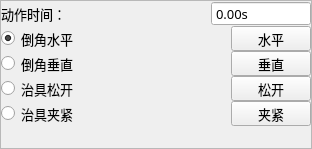
<?xml version="1.0" encoding="UTF-8"?>
<ui version="4.0">
 <class>FormBtnPro</class>
 <widget class="QWidget" name="FormBtnPro">
  <property name="geometry">
   <rect>
    <x>0</x>
    <y>0</y>
    <width>312</width>
    <height>149</height>
   </rect>
  </property>
  <property name="minimumSize">
   <size>
    <width>312</width>
    <height>149</height>
   </size>
  </property>
  <property name="maximumSize">
   <size>
    <width>624</width>
    <height>318</height>
   </size>
  </property>
  <property name="font">
   <font>
    <family>微软雅黑</family>
    <pointsize>10</pointsize>
    <weight>50</weight>
    <italic>false</italic>
    <bold>false</bold>
   </font>
  </property>
  <property name="windowTitle">
   <string notr="true">正臂动作</string>
  </property>
  <property name="toolTip">
   <string notr="true"/>
  </property>
  <property name="statusTip">
   <string notr="true"/>
  </property>
  <property name="whatsThis">
   <string notr="true"/>
  </property>
  <property name="accessibleName">
   <string notr="true"/>
  </property>
  <property name="accessibleDescription">
   <string notr="true"/>
  </property>
  <property name="styleSheet">
   <string notr="true"/>
  </property>
  <property name="windowFilePath">
   <string notr="true"/>
  </property>
  <layout class="QVBoxLayout" name="verticalLayout">
   <property name="spacing">
    <number>0</number>
   </property>
   <property name="margin">
    <number>0</number>
   </property>
   <item>
    <widget class="QFrame" name="frameBtnPro">
     <property name="font">
      <font>
       <family>微软雅黑</family>
       <pointsize>10</pointsize>
       <weight>50</weight>
       <italic>false</italic>
       <bold>false</bold>
      </font>
     </property>
     <property name="styleSheet">
      <string notr="true"/>
     </property>
     <property name="frameShape">
      <enum>QFrame::StyledPanel</enum>
     </property>
     <property name="frameShadow">
      <enum>QFrame::Plain</enum>
     </property>
     <property name="IsMainArea" stdset="0">
      <bool>true</bool>
     </property>
     <layout class="QGridLayout" name="gridLayout">
      <property name="margin">
       <number>0</number>
      </property>
      <property name="spacing">
       <number>0</number>
      </property>
      <item row="0" column="0">
       <layout class="QHBoxLayout" name="horizontalLayout_5">
        <item>
         <widget class="QLabel" name="labelTime">
          <property name="sizePolicy">
           <sizepolicy hsizetype="Expanding" vsizetype="Fixed">
            <horstretch>0</horstretch>
            <verstretch>0</verstretch>
           </sizepolicy>
          </property>
          <property name="minimumSize">
           <size>
            <width>150</width>
            <height>25</height>
           </size>
          </property>
          <property name="maximumSize">
           <size>
            <width>16777215</width>
            <height>50</height>
           </size>
          </property>
          <property name="font">
           <font>
            <family>微软雅黑</family>
            <pointsize>10</pointsize>
            <weight>50</weight>
            <italic>false</italic>
            <bold>false</bold>
           </font>
          </property>
          <property name="text">
           <string>动作时间：</string>
          </property>
         </widget>
        </item>
        <item>
         <widget class="xDoubleSpinBox" name="BoxDelay">
          <property name="enabled">
           <bool>true</bool>
          </property>
          <property name="sizePolicy">
           <sizepolicy hsizetype="Fixed" vsizetype="Fixed">
            <horstretch>0</horstretch>
            <verstretch>0</verstretch>
           </sizepolicy>
          </property>
          <property name="minimumSize">
           <size>
            <width>100</width>
            <height>25</height>
           </size>
          </property>
          <property name="maximumSize">
           <size>
            <width>200</width>
            <height>50</height>
           </size>
          </property>
          <property name="font">
           <font>
            <family>微软雅黑</family>
            <pointsize>10</pointsize>
            <weight>50</weight>
            <italic>false</italic>
            <bold>false</bold>
           </font>
          </property>
          <property name="focusPolicy">
           <enum>Qt::ClickFocus</enum>
          </property>
          <property name="alignment">
           <set>Qt::AlignLeading|Qt::AlignLeft|Qt::AlignVCenter</set>
          </property>
          <property name="buttonSymbols">
           <enum>QAbstractSpinBox::NoButtons</enum>
          </property>
          <property name="specialValueText">
           <string notr="true"/>
          </property>
          <property name="keyboardTracking">
           <bool>false</bool>
          </property>
          <property name="prefix">
           <string notr="true"/>
          </property>
          <property name="suffix">
           <string notr="true">s</string>
          </property>
          <property name="decimals">
           <number>2</number>
          </property>
          <property name="maximum">
           <double>600.000000000000000</double>
          </property>
          <property name="singleStep">
           <double>0.100000000000000</double>
          </property>
          <property name="HasBtn" stdset="0">
           <bool>true</bool>
          </property>
         </widget>
        </item>
       </layout>
      </item>
      <item row="1" column="0">
       <layout class="QHBoxLayout" name="horizontalLayout">
        <item>
         <widget class="xRadioButton" name="radioButton_hor">
          <property name="sizePolicy">
           <sizepolicy hsizetype="Expanding" vsizetype="Fixed">
            <horstretch>0</horstretch>
            <verstretch>0</verstretch>
           </sizepolicy>
          </property>
          <property name="minimumSize">
           <size>
            <width>150</width>
            <height>25</height>
           </size>
          </property>
          <property name="maximumSize">
           <size>
            <width>16777215</width>
            <height>50</height>
           </size>
          </property>
          <property name="font">
           <font>
            <family>微软雅黑</family>
            <pointsize>10</pointsize>
            <weight>50</weight>
            <italic>false</italic>
            <bold>false</bold>
           </font>
          </property>
          <property name="focusPolicy">
           <enum>Qt::NoFocus</enum>
          </property>
          <property name="text">
           <string>倒角水平</string>
          </property>
          <property name="iconSize">
           <size>
            <width>32</width>
            <height>32</height>
           </size>
          </property>
          <property name="checked">
           <bool>true</bool>
          </property>
         </widget>
        </item>
        <item>
         <widget class="xPushButton" name="BtnHor">
          <property name="minimumSize">
           <size>
            <width>75</width>
            <height>25</height>
           </size>
          </property>
          <property name="maximumSize">
           <size>
            <width>150</width>
            <height>50</height>
           </size>
          </property>
          <property name="font">
           <font>
            <family>微软雅黑</family>
            <pointsize>10</pointsize>
            <weight>50</weight>
            <italic>false</italic>
            <bold>false</bold>
           </font>
          </property>
          <property name="focusPolicy">
           <enum>Qt::NoFocus</enum>
          </property>
          <property name="layoutDirection">
           <enum>Qt::RightToLeft</enum>
          </property>
          <property name="text">
           <string>水平</string>
          </property>
         </widget>
        </item>
       </layout>
      </item>
      <item row="2" column="0">
       <layout class="QHBoxLayout" name="horizontalLayout_2">
        <item>
         <widget class="xRadioButton" name="radioButton_ver">
          <property name="sizePolicy">
           <sizepolicy hsizetype="Expanding" vsizetype="Fixed">
            <horstretch>0</horstretch>
            <verstretch>0</verstretch>
           </sizepolicy>
          </property>
          <property name="minimumSize">
           <size>
            <width>150</width>
            <height>25</height>
           </size>
          </property>
          <property name="maximumSize">
           <size>
            <width>16777215</width>
            <height>50</height>
           </size>
          </property>
          <property name="font">
           <font>
            <family>微软雅黑</family>
            <pointsize>10</pointsize>
            <weight>50</weight>
            <italic>false</italic>
            <bold>false</bold>
           </font>
          </property>
          <property name="focusPolicy">
           <enum>Qt::NoFocus</enum>
          </property>
          <property name="text">
           <string>倒角垂直</string>
          </property>
          <property name="iconSize">
           <size>
            <width>32</width>
            <height>32</height>
           </size>
          </property>
         </widget>
        </item>
        <item>
         <widget class="xPushButton" name="BtnVer">
          <property name="minimumSize">
           <size>
            <width>75</width>
            <height>25</height>
           </size>
          </property>
          <property name="maximumSize">
           <size>
            <width>150</width>
            <height>50</height>
           </size>
          </property>
          <property name="font">
           <font>
            <family>微软雅黑</family>
            <pointsize>10</pointsize>
            <weight>50</weight>
            <italic>false</italic>
            <bold>false</bold>
           </font>
          </property>
          <property name="focusPolicy">
           <enum>Qt::NoFocus</enum>
          </property>
          <property name="layoutDirection">
           <enum>Qt::RightToLeft</enum>
          </property>
          <property name="text">
           <string>垂直</string>
          </property>
         </widget>
        </item>
       </layout>
      </item>
      <item row="3" column="0">
       <layout class="QHBoxLayout" name="horizontalLayout_3">
        <item>
         <widget class="xRadioButton" name="radioButton_jig_r">
          <property name="sizePolicy">
           <sizepolicy hsizetype="Expanding" vsizetype="Fixed">
            <horstretch>0</horstretch>
            <verstretch>0</verstretch>
           </sizepolicy>
          </property>
          <property name="minimumSize">
           <size>
            <width>150</width>
            <height>25</height>
           </size>
          </property>
          <property name="maximumSize">
           <size>
            <width>16777215</width>
            <height>50</height>
           </size>
          </property>
          <property name="font">
           <font>
            <family>微软雅黑</family>
            <pointsize>10</pointsize>
            <weight>50</weight>
            <italic>false</italic>
            <bold>false</bold>
           </font>
          </property>
          <property name="focusPolicy">
           <enum>Qt::NoFocus</enum>
          </property>
          <property name="text">
           <string>治具松开</string>
          </property>
          <property name="iconSize">
           <size>
            <width>32</width>
            <height>32</height>
           </size>
          </property>
         </widget>
        </item>
        <item>
         <widget class="xPushButton" name="BtnJig_r">
          <property name="minimumSize">
           <size>
            <width>75</width>
            <height>25</height>
           </size>
          </property>
          <property name="maximumSize">
           <size>
            <width>150</width>
            <height>50</height>
           </size>
          </property>
          <property name="font">
           <font>
            <family>微软雅黑</family>
            <pointsize>10</pointsize>
            <weight>50</weight>
            <italic>false</italic>
            <bold>false</bold>
           </font>
          </property>
          <property name="focusPolicy">
           <enum>Qt::NoFocus</enum>
          </property>
          <property name="layoutDirection">
           <enum>Qt::RightToLeft</enum>
          </property>
          <property name="text">
           <string>松开</string>
          </property>
         </widget>
        </item>
       </layout>
      </item>
      <item row="4" column="0">
       <layout class="QHBoxLayout" name="horizontalLayout_4">
        <item>
         <widget class="xRadioButton" name="radioButton_jig_b">
          <property name="sizePolicy">
           <sizepolicy hsizetype="Expanding" vsizetype="Fixed">
            <horstretch>0</horstretch>
            <verstretch>0</verstretch>
           </sizepolicy>
          </property>
          <property name="minimumSize">
           <size>
            <width>150</width>
            <height>25</height>
           </size>
          </property>
          <property name="maximumSize">
           <size>
            <width>16777215</width>
            <height>50</height>
           </size>
          </property>
          <property name="font">
           <font>
            <family>微软雅黑</family>
            <pointsize>10</pointsize>
            <weight>50</weight>
            <italic>false</italic>
            <bold>false</bold>
           </font>
          </property>
          <property name="focusPolicy">
           <enum>Qt::NoFocus</enum>
          </property>
          <property name="text">
           <string>治具夹紧</string>
          </property>
          <property name="iconSize">
           <size>
            <width>32</width>
            <height>32</height>
           </size>
          </property>
         </widget>
        </item>
        <item>
         <widget class="xPushButton" name="BtnJig_b">
          <property name="minimumSize">
           <size>
            <width>75</width>
            <height>25</height>
           </size>
          </property>
          <property name="maximumSize">
           <size>
            <width>150</width>
            <height>50</height>
           </size>
          </property>
          <property name="font">
           <font>
            <family>微软雅黑</family>
            <pointsize>10</pointsize>
            <weight>50</weight>
            <italic>false</italic>
            <bold>false</bold>
           </font>
          </property>
          <property name="focusPolicy">
           <enum>Qt::NoFocus</enum>
          </property>
          <property name="layoutDirection">
           <enum>Qt::RightToLeft</enum>
          </property>
          <property name="text">
           <string>夹紧</string>
          </property>
         </widget>
        </item>
       </layout>
      </item>
      <item row="5" column="0">
       <spacer name="verticalSpacer">
        <property name="orientation">
         <enum>Qt::Vertical</enum>
        </property>
        <property name="sizeHint" stdset="0">
         <size>
          <width>20</width>
          <height>40</height>
         </size>
        </property>
       </spacer>
      </item>
     </layout>
    </widget>
   </item>
  </layout>
 </widget>
 <customwidgets>
  <customwidget>
   <class>xPushButton</class>
   <extends>QPushButton</extends>
   <header>xpushbutton.h</header>
  </customwidget>
  <customwidget>
   <class>xRadioButton</class>
   <extends>QRadioButton</extends>
   <header>xradiobutton.h</header>
  </customwidget>
  <customwidget>
   <class>xDoubleSpinBox</class>
   <extends>QDoubleSpinBox</extends>
   <header>xdoublespinbox.h</header>
   <slots>
    <signal>clicked()</signal>
   </slots>
  </customwidget>
 </customwidgets>
 <resources/>
 <connections>
  <connection>
   <sender>BoxDelay</sender>
   <signal>clicked()</signal>
   <receiver>FormBtnPro</receiver>
   <slot>inputDelay()</slot>
   <hints>
    <hint type="sourcelabel">
     <x>242</x>
     <y>86</y>
    </hint>
    <hint type="destinationlabel">
     <x>158</x>
     <y>0</y>
    </hint>
   </hints>
  </connection>
  <connection>
   <sender>BtnVer</sender>
   <signal>clicked()</signal>
   <receiver>FormBtnPro</receiver>
   <slot>armVer()</slot>
   <hints>
    <hint type="sourcelabel">
     <x>248</x>
     <y>134</y>
    </hint>
    <hint type="destinationlabel">
     <x>398</x>
     <y>133</y>
    </hint>
   </hints>
  </connection>
  <connection>
   <sender>BtnHor</sender>
   <signal>clicked()</signal>
   <receiver>FormBtnPro</receiver>
   <slot>armHor()</slot>
   <hints>
    <hint type="sourcelabel">
     <x>246</x>
     <y>174</y>
    </hint>
    <hint type="destinationlabel">
     <x>405</x>
     <y>181</y>
    </hint>
   </hints>
  </connection>
  <connection>
   <sender>BtnJig_r</sender>
   <signal>clicked()</signal>
   <receiver>FormBtnPro</receiver>
   <slot>armJigR()</slot>
   <hints>
    <hint type="sourcelabel">
     <x>219</x>
     <y>238</y>
    </hint>
    <hint type="destinationlabel">
     <x>147</x>
     <y>200</y>
    </hint>
   </hints>
  </connection>
  <connection>
   <sender>BtnJig_b</sender>
   <signal>clicked()</signal>
   <receiver>FormBtnPro</receiver>
   <slot>armJigB()</slot>
   <hints>
    <hint type="sourcelabel">
     <x>219</x>
     <y>284</y>
    </hint>
    <hint type="destinationlabel">
     <x>147</x>
     <y>200</y>
    </hint>
   </hints>
  </connection>
 </connections>
 <slots>
  <slot>inputDelay()</slot>
  <slot>armVer()</slot>
  <slot>armHor()</slot>
  <slot>armJigR()</slot>
  <slot>armJigB()</slot>
 </slots>
</ui>
